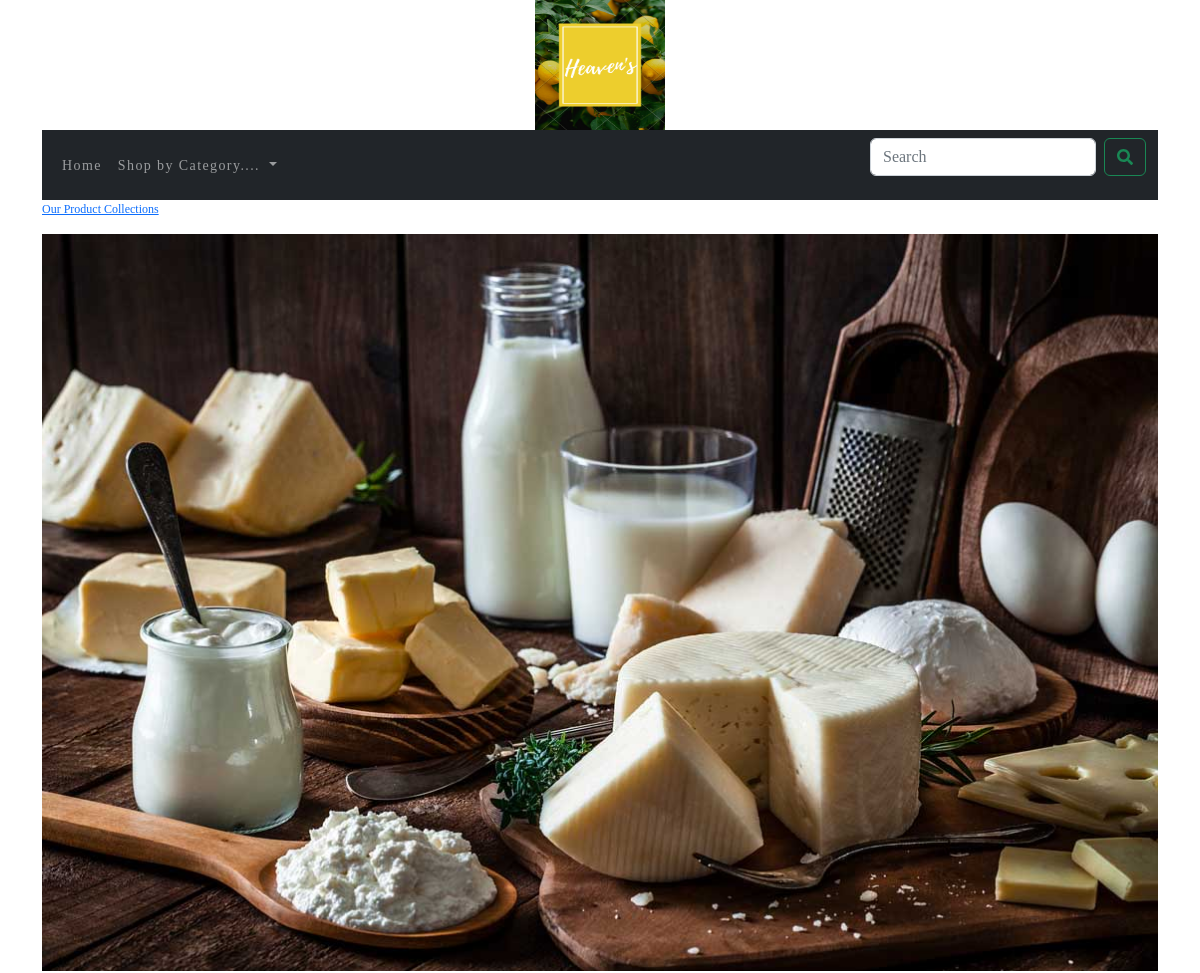
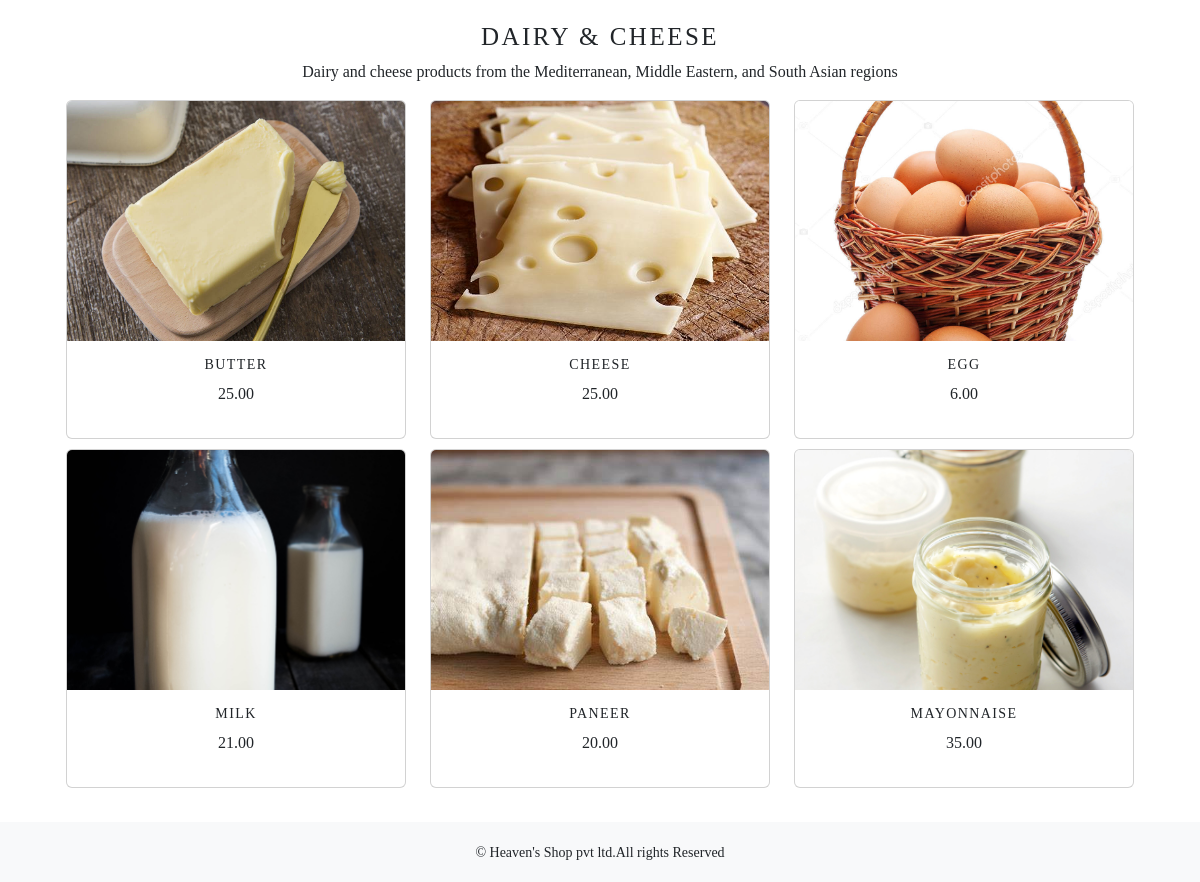
Page /shop/dairy-cheese/ on the committed database (2 pictures, top to bottom).
### shopping_cart/models.py (models this page shows, shortened)
class Category(models.Model):
    name=models.CharField(max_length=250, unique=True)
    slug=models.SlugField(max_length=250, unique=True)
    description=models.TextField(blank=True)
    image=models.ImageField(upload_to='category', blank=True)
    class Meta:
        ordering=('name',)
        verbose_name= 'category'
        verbose_name_plural='categories'
    def get_url(self):
        return reverse('shopping_cart:product_by_category', args=[self.slug])

class Product(models.Model):
    name=models.CharField(max_length=250, unique=True)
    slug = models.SlugField(max_length=250, unique=True)
    description = models.TextField(blank=True)
    image = models.ImageField(upload_to='product', blank=True)
    price=models.DecimalField(max_digits=10, decimal_places=2)
    category=models.ForeignKey(Category, on_delete=models.CASCADE)
    stock=models.IntegerField()
    available=models.BooleanField(default=True)
    created=models.DateTimeField(auto_now_add=True)
    updated=models.DateTimeField(auto_now=True)
    class Meta:
        ordering=('name',)
        verbose_name= 'product'
        verbose_name_plural='products'
    def get_url(self):
        return reverse('shopping_cart:prodCatdetail', args=[self.category.slug, self.slug])

### shopping_cart/views.py (the view)
# urls.py: path('',views.allProdCart, name='allProdCart'),
def allProdCart(request,c_slug=None):
    c_page=None
    products_list=None
    if c_slug!=None:
        c_page=get_object_or_404(Category,slug=c_slug)
        products_list=Product.objects.all().filter(category=c_page,available=True)
    else:
        products_list=Product.objects.all().filter(available=True)
    paginator=Paginator(products_list, 6)
    try:
        page=int(request.GET.get('page',1))
    except:
        page=1
    try:
        products=paginator.page(page)
    except (EmptyPage,InvalidPage):
        products=paginator.page(paginator.num_pages)
    return render(request,"category.html",{'category':c_page,'products':products})

### cart/context_processors.py (called while the page is built)
def counter(request):
    item_count=0
    if 'admin' in request.path:
        return {}
    else:
        try:
            cart=Cart.objects.filter(cart_id=_cart_id(request))
            cart_items=Cartitem.objects.all().filter(cart=cart[:1])
            for cart_item in cart_items:
                item_count += cart_item.quantity
        except Cart.DoesNotExist:
            item_count =0
    return dict(item_count=item_count)

### cart/views.py (called while the page is built)
def _cart_id(request):
    cart=request.session.session_key
    if not cart:
        cart=request.session.create()
    return cart

### shopping_cart/context_processors.py (called while the page is built)
def menu_links(request):
    links=Category.objects.all()
    return dict(links=links)

### templates/category.html (shortened to what this page needs)
{% extends 'base.html' %}
{% load static %}
{% block content %}
{% if category %}
    <div>
        <div class="row my_row_class">
            <div class="mx-auto">
                <p><a href="{% url 'shopping_cart:allProdCart' %}">Our Product Collections</a></p>
                   </div>
        </div>
    </div>
{% endif %}
<div class="mx-auto">
    {% if category %}
        <img class="my_image" src="{{category.image.url}}" alt="{{category.name}}" width="400px" height="250px">
</div>
<br>
<div>
        <h1 class="text-center my_title">{{category.name}}</h1>
        <p class="text-center">{{category.description}}</p>
</div>
    {% endif %}
<div class="container">
    <div class="row mx-auto">
        {% for product in products.object_list %}
        <div class="my_bottom_margin col-9 col-sm-12 col-md-4 col-lg-4">
            <div class="card text-center" style="min-width:18rem;">
                <a href="{{product.get_url}}"><img class="card-img-top my_image" src="{{product.image.url}}" alt="{{product.name}}" width="250px" height="300px"></a>
                <div class="card-body">
                    <h4>{{product.name}}</h4>
                    <p>{{product.price}}</p>
                </div>
            </div>
        </div>
        {% endfor %}
    </div>
    <br>
</div>
{% endblock %}

### static/css/custom.css (style rules this page uses)
.body { font-family: 'Roboto Serif', serif; }
.my_row_class .mx-auto { color:#0000; font-size:12px; }
.my_image { width:100%; height:auto; }
.my_title { font-size:25px; text-transform:uppercase; letter-spacing:.1em; }
.my_bottom_margin { margin-bottom:10px; }
.card-body h4 { font-size:14px; text-transform:uppercase; letter-spacing:.1em; }
.card-img-top { width: 100%; height: 20vw; object-fit: cover; }

### rows in the picture
Category: image (picture), name "DAIRY & CHEESE", description "Dairy and cheese products from the Mediterranean, Middle Eastern, and South Asian regions"
Product: image (picture), name "BUTTER", price "25.00"
Product: image (picture), name "CHEESE", price "25.00"
Product: image (picture), name "EGG", price "6.00"
Product: image (picture), name "MILK", price "21.00"
Product: image (picture), name "PANEER", price "20.00"
Product: image (picture), name "MAYONNAISE", price "35.00"
